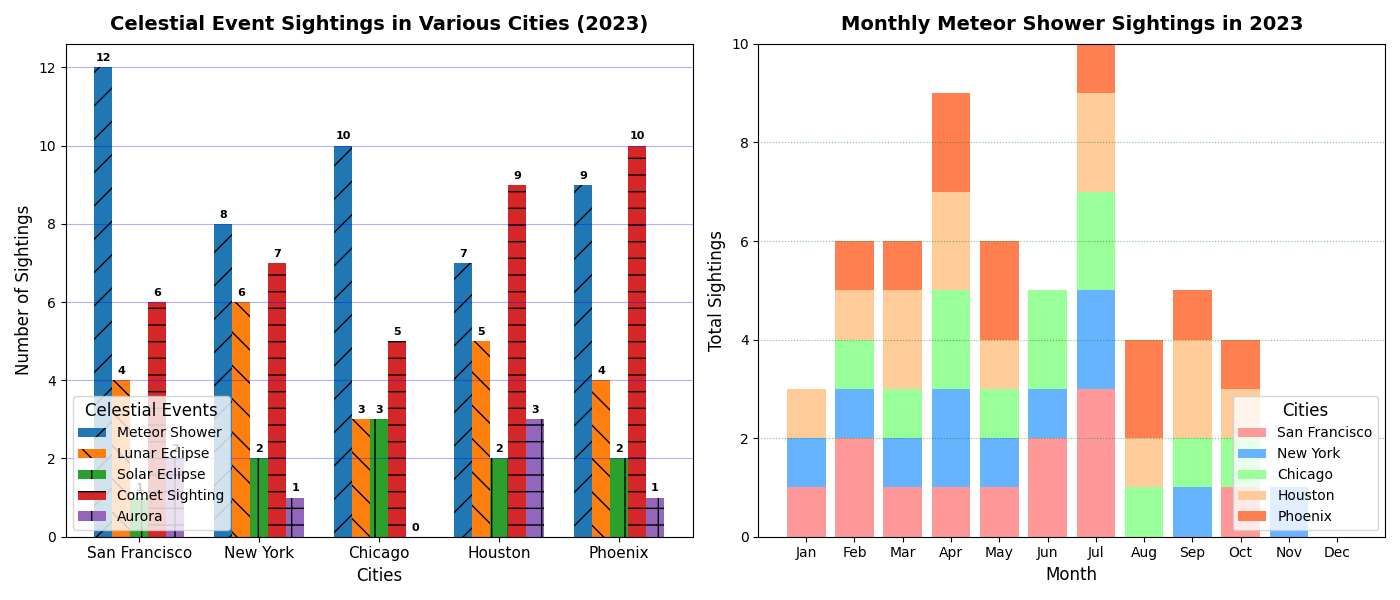

This figure's Python source:
import matplotlib.pyplot as plt
import numpy as np

cities = ['San Francisco', 'New York', 'Chicago', 'Houston', 'Phoenix']
celestial_events = ['Meteor Shower', 'Lunar Eclipse', 'Solar Eclipse', 'Comet Sighting', 'Aurora']
observation_data = [
    [12, 4, 1, 6, 2],
    [8, 6, 2, 7, 1],
    [10, 3, 3, 5, 0],
    [7, 5, 2, 9, 3],
    [9, 4, 2, 10, 1]
]
months = ['Jan', 'Feb', 'Mar', 'Apr', 'May', 'Jun', 'Jul', 'Aug', 'Sep', 'Oct', 'Nov', 'Dec']
monthly_sightings = {
    'San Francisco': [1, 2, 1, 1, 1, 2, 3, 0, 0, 1, 0, 0],
    'New York': [1, 1, 1, 2, 1, 1, 2, 0, 1, 0, 1, 0],
    'Chicago': [0, 1, 1, 2, 1, 2, 2, 1, 1, 1, 0, 0],
    'Houston': [1, 1, 2, 2, 1, 0, 2, 1, 2, 1, 0, 0],
    'Phoenix': [0, 1, 1, 2, 2, 0, 2, 2, 1, 1, 0, 0]
}

fig, (ax1, ax2) = plt.subplots(nrows=1, ncols=2, figsize=(14, 6))

# Changed bar chart styling
bar_width = 0.15
index = np.arange(len(cities))
hatches = ['/', '\\', '|', '-', '+']

for i, event in enumerate(celestial_events):
    counts = [data[i] for data in observation_data]
    bars = ax1.bar(index + i * bar_width, counts, bar_width, label=event, hatch=hatches[i])

    for bar in bars:
        height = bar.get_height()
        ax1.annotate(f'{height}', 
                     xy=(bar.get_x() + bar.get_width() / 2, height),
                     xytext=(0, 3),
                     textcoords="offset points",
                     ha='center', va='bottom', fontsize=8, fontweight='bold')

ax1.set_xlabel('Cities', fontsize=12)
ax1.set_ylabel('Number of Sightings', fontsize=12)
ax1.set_title('Celestial Event Sightings in Various Cities (2023)', fontsize=14, fontweight='bold', pad=10)
ax1.set_xticks(index + 2 * bar_width)
ax1.set_xticklabels(cities, fontsize=11)
ax1.yaxis.grid(True, linestyle='-', which='major', color='blue', alpha=0.3)  # Change grid style and color
ax1.legend(title='Celestial Events', fontsize=10, title_fontsize='12', loc='lower left')  # Change legend location

# Changed stacked bar chart styling
bottom_values = np.zeros(len(months))
colors = ['#FF9999', '#66B3FF', '#99FF99', '#FFCC99', '#FF7F50']

for i, (city, color) in enumerate(zip(cities, colors)):
    ax2.bar(months, monthly_sightings[city], bottom=bottom_values, label=city, color=color, linestyle='--')  # Change line style
    bottom_values += monthly_sightings[city]

ax2.set_xlabel('Month', fontsize=12)
ax2.set_ylabel('Total Sightings', fontsize=12)
ax2.set_title('Monthly Meteor Shower Sightings in 2023', fontsize=14, fontweight='bold', pad=10)
ax2.set_ylim(0, 10)
ax2.yaxis.grid(True, linestyle=':', which='major', color='green', alpha=0.5)  # Change grid style and color
ax2.legend(title='Cities', fontsize=10, title_fontsize='12', loc='lower right')  # Change legend location

plt.tight_layout()
plt.show()
